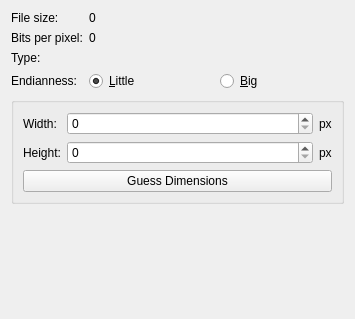
<?xml version="1.0" encoding="utf-8"?>
<ui version="4.0">
 <author>
    SPDX-FileCopyrightText: none
    SPDX-License-Identifier: GPL-3.0-or-later
  </author>
 <class>WdgOptionsHeightMap</class>
 <widget class="QWidget" name="WdgOptionsHeightMap">
  <property name="geometry">
   <rect>
    <x>0</x>
    <y>0</y>
    <width>355</width>
    <height>319</height>
   </rect>
  </property>
  <property name="sizePolicy">
   <sizepolicy hsizetype="Minimum" vsizetype="Minimum">
    <horstretch>0</horstretch>
    <verstretch>0</verstretch>
   </sizepolicy>
  </property>
  <layout class="QFormLayout" name="formLayout">
   <item column="0" row="0">
    <widget class="QLabel" name="fileSizeDescLabel">
     <property name="sizePolicy">
      <sizepolicy hsizetype="Preferred" vsizetype="Preferred">
       <horstretch>0</horstretch>
       <verstretch>0</verstretch>
      </sizepolicy>
     </property>
     <property name="text">
      <string>File size:</string>
     </property>
    </widget>
   </item>
   <item column="1" row="0">
    <widget class="QLabel" name="fileSizeLabel">
     <property name="sizePolicy">
      <sizepolicy hsizetype="Expanding" vsizetype="Preferred">
       <horstretch>0</horstretch>
       <verstretch>0</verstretch>
      </sizepolicy>
     </property>
     <property name="toolTip">
      <string>File size (bytes)</string>
     </property>
     <property name="text">
      <string>0</string>
     </property>
    </widget>
   </item>
   <item column="0" row="3">
    <widget class="QLabel" name="endiannessLabel">
     <property name="text">
      <string>Endianness:</string>
     </property>
    </widget>
   </item>
   <item column="1" row="3">
    <layout class="QHBoxLayout" name="horizontalLayout">
     <item>
      <widget class="QRadioButton" name="radioLittle">
       <property name="toolTip">
        <string>Little Endian</string>
       </property>
       <property name="text">
        <string>&amp;Little</string>
       </property>
       <property name="checked">
        <bool>true</bool>
       </property>
       <attribute name="buttonGroup">
        <string notr="true">endiannessButtonGroup</string>
       </attribute>
      </widget>
     </item>
     <item>
      <widget class="QRadioButton" name="radioBig">
       <property name="toolTip">
        <string>Big Endian</string>
       </property>
       <property name="text">
        <string>&amp;Big</string>
       </property>
       <attribute name="buttonGroup">
        <string notr="true">endiannessButtonGroup</string>
       </attribute>
      </widget>
     </item>
    </layout>
   </item>
   <item colspan="2" column="0" row="5">
    <widget class="QGroupBox" name="dimensionsGroupBox">
     <property name="title">
      <string/>
     </property>
     <layout class="QGridLayout" name="gridLayout_2">
      <item colspan="3" column="0" row="4">
       <widget class="QPushButton" name="guessButton">
        <property name="toolTip">
         <string>Guess width and height based on file size and bits per pixel. Only values set to 0 will be updated.</string>
        </property>
        <property name="text">
         <string>Guess Dimensions</string>
        </property>
       </widget>
      </item>
      <item column="0" row="3">
       <widget class="QLabel" name="heightLabel">
        <property name="text">
         <string>Height:</string>
        </property>
       </widget>
      </item>
      <item column="2" row="1">
       <widget class="QLabel" name="pxLabel">
        <property name="text">
         <string>px</string>
        </property>
       </widget>
      </item>
      <item column="1" row="3">
       <widget class="QSpinBox" name="heightInput">
        <property name="sizePolicy">
         <sizepolicy hsizetype="Expanding" vsizetype="Fixed">
          <horstretch>0</horstretch>
          <verstretch>0</verstretch>
         </sizepolicy>
        </property>
        <property name="toolTip">
         <string>Height of image in pixels.</string>
        </property>
        <property name="maximum">
         <number>999999999</number>
        </property>
       </widget>
      </item>
      <item column="2" row="3">
       <widget class="QLabel" name="pxLabel2">
        <property name="text">
         <string>px</string>
        </property>
       </widget>
      </item>
      <item column="1" row="1">
       <widget class="QSpinBox" name="widthInput">
        <property name="sizePolicy">
         <sizepolicy hsizetype="Expanding" vsizetype="Fixed">
          <horstretch>0</horstretch>
          <verstretch>0</verstretch>
         </sizepolicy>
        </property>
        <property name="toolTip">
         <string>Width of image in pixels.</string>
        </property>
        <property name="maximum">
         <number>999999999</number>
        </property>
       </widget>
      </item>
      <item column="0" row="1">
       <widget class="QLabel" name="widthLabel">
        <property name="text">
         <string>Width:</string>
        </property>
       </widget>
      </item>
     </layout>
    </widget>
   </item>
   <item colspan="2" column="0" row="6">
    <widget class="QLabel" name="statusLabel">
     <property name="text">
      <string/>
     </property>
    </widget>
   </item>
   <item column="0" row="1">
    <widget class="QLabel" name="bppDescLabel">
     <property name="text">
      <string>Bits per pixel:</string>
     </property>
    </widget>
   </item>
   <item column="1" row="1">
    <widget class="QLabel" name="bppLabel">
     <property name="toolTip">
      <string/>
     </property>
     <property name="text">
      <string>0</string>
     </property>
    </widget>
   </item>
   <item column="0" row="2">
    <widget class="QLabel" name="typeDescLabel">
     <property name="text">
      <string>Type:</string>
     </property>
    </widget>
   </item>
   <item column="1" row="2">
    <widget class="QLabel" name="typeLabel">
     <property name="text">
      <string/>
     </property>
    </widget>
   </item>
  </layout>
 </widget>
 <tabstops>
  <tabstop>radioLittle</tabstop>
  <tabstop>radioBig</tabstop>
  <tabstop>widthInput</tabstop>
  <tabstop>heightInput</tabstop>
  <tabstop>guessButton</tabstop>
 </tabstops>
 <resources/>
 <connections/>
 <buttongroups>
  <buttongroup name="endiannessButtonGroup"/>
 </buttongroups>
</ui>
